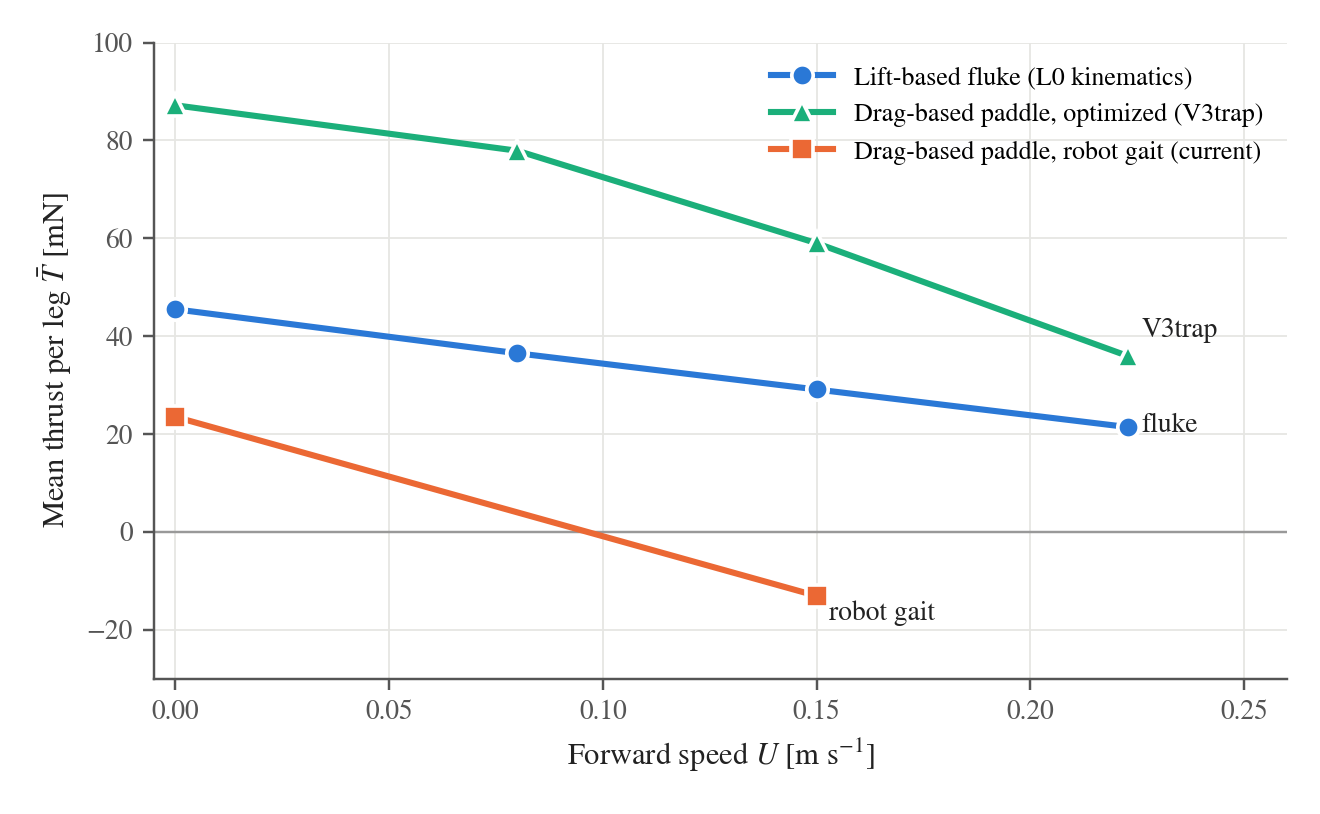

Write the Python code that produced this figure.
import numpy as np, matplotlib; matplotlib.use('Agg'); import matplotlib.pyplot as plt
from scipy.optimize import brentq
plt.rcParams.update({'font.family':'STIXGeneral','mathtext.fontset':'stix','font.size':10,'axes.labelsize':10,
    'xtick.labelsize':9,'ytick.labelsize':9,'axes.spines.top':False,'axes.spines.right':False,
    'axes.edgecolor':'#555','axes.linewidth':0.8,'xtick.color':'#555','ytick.color':'#555','axes.labelcolor':'#222'})
C={'lift':'#2a78d6','cur':'#eb6834','v3':'#1baf7a','ink':'#222','muted':'#777','grid':'#e6e6e3'}
# ---- CFD data (single leg, cycle-averaged thrust, mN)
lift=np.array([[0,45.5],[0.08,36.5],[0.15,29.1],[0.2229,21.4]])
v3=np.array([[0,87.2],[0.08,77.9],[0.15,59.0],[0.2229,35.9]])
cur=np.array([[0,23.5],[0.15,-13.1]])
def line_fit(d): return np.polyfit(d[:,0],d[:,1],1)
pl=line_fit(lift); pc=line_fit(cur)
def v3f(U):  # piecewise linear, linear extrapolation of last segment
    return np.interp(U,v3[:,0],v3[:,1]) if U<=v3[-1,0] else v3[-1,1]+(U-v3[-1,0])*(v3[-1,1]-v3[-2,1])/(v3[-1,0]-v3[-2,0])
fl=lambda U: np.polyval(pl,U); fc=lambda U: np.polyval(pc,U)
D=lambda U: 77.6*(U/0.2)**2          # whole-robot drag, CFD static float at 0.2 m/s, scaled with U^2 (upper bound)

def style(ax):
    ax.grid(True,color=C['grid'],lw=0.6); ax.set_axisbelow(True)
    ax.axhline(0,color='#999',lw=0.8)

# ================= Fig. A: thrust vs speed
fig,ax=plt.subplots(figsize=(6.0,3.7)); style(ax)
Ug=np.linspace(0,0.24,50)
for d,k,m,lab in [(lift,'lift','o','Lift-based fluke (L0 kinematics)'),(v3,'v3','^','Drag-based paddle, optimized (V3trap)'),(cur,'cur','s','Drag-based paddle, robot gait (current)')]:
    ax.plot(d[:,0],d[:,1],color=C[k],lw=2,marker=m,ms=7,mec='white',mew=1.2,label=lab,zorder=3)
# direct labels
ax.text(0.226,35.9+4,'V3trap',color=C['ink'],fontsize=9,ha='left')
ax.text(0.226,21.4-1,'fluke',color=C['ink'],fontsize=9,ha='left')
ax.text(0.153,-13.1-1,'robot gait',color=C['ink'],fontsize=9,ha='left',va='top')
ax.set_xlim(-0.005,0.26); ax.set_ylim(-30,100)
ax.set_xlabel(r'Forward speed $U$ [m s$^{-1}$]'); ax.set_ylabel(r'Mean thrust per leg $\bar{T}$ [mN]')
ax.legend(loc='upper right',frameon=False,fontsize=8.5,handlelength=2.4)
fig.tight_layout(); fig.savefig('/home/claude/thesis_figs/fig_thrust_speed.pdf'); fig.savefig('/home/claude/thesis_figs/fig_thrust_speed.png',dpi=220); plt.close(fig)

# ================= Fig. B: self-propulsion balance 4T(U) vs D(U)
Uc={}
Uc['lift']=brentq(lambda U:4*fl(U)-D(U),0.05,0.4)
Uc['cur']=brentq(lambda U:4*fc(U)-D(U),0.01,0.2)
Uc['v3']=brentq(lambda U:4*v3f(U)-D(U),0.05,0.4)
print({k:round(v,3) for k,v in Uc.items()})
fig,ax=plt.subplots(figsize=(6.0,3.7)); style(ax)
Ug=np.linspace(0,0.30,200)
ax.plot(Ug,D(Ug),color='#555',lw=1.6,ls='--',label='Whole-robot drag $D(U)$ (upper bound)',zorder=2)
m_in=Ug<=0.2229
for k,f,m,lab in [('lift',fl,'o','Lift-based fluke'),('v3',v3f,'^','Drag-based, optimized (V3trap)'),('cur',fc,'s','Drag-based, robot gait')]:
    y=np.array([4*f(u) for u in Ug])
    lim=0.2229 if k!='cur' else 0.15
    ax.plot(Ug[Ug<=lim],y[Ug<=lim],color=C[k],lw=2,label=r'$4\bar{T}$, '+lab,zorder=3)
    ax.plot(Ug[Ug>=lim],y[Ug>=lim],color=C[k],lw=1.3,ls=(0,(1,1.6)),zorder=3)   # extrapolation
    u=Uc[k]; ax.plot([u],[D(u)],'o',color=C[k],ms=7,mec='white',mew=1.2,zorder=4)
    off={'cur':(0.012,28),'lift':(0.004,-48),'v3':(0.010,40)}[k]
    ax.annotate(f'{u:.2f} m/s',xy=(u,D(u)),xytext=(u+off[0],D(u)+off[1]),fontsize=9,color=C['ink'],
                arrowprops=dict(arrowstyle='-',color='#aaa',lw=0.7))
ax.set_xlim(0,0.30); ax.set_ylim(-60,380)
ax.set_xlabel(r'Forward speed $U$ [m s$^{-1}$]'); ax.set_ylabel('Force [mN]')
ax.legend(loc='upper left',frameon=False,fontsize=8.3,handlelength=2.4)
ax.text(0.298,-52,'solid: CFD data range   dotted: extrapolated',fontsize=8,color=C['muted'],ha='right')
fig.tight_layout(); fig.savefig('/home/claude/thesis_figs/fig_self_propulsion.pdf'); fig.savefig('/home/claude/thesis_figs/fig_self_propulsion.png',dpi=220); plt.close(fig)
